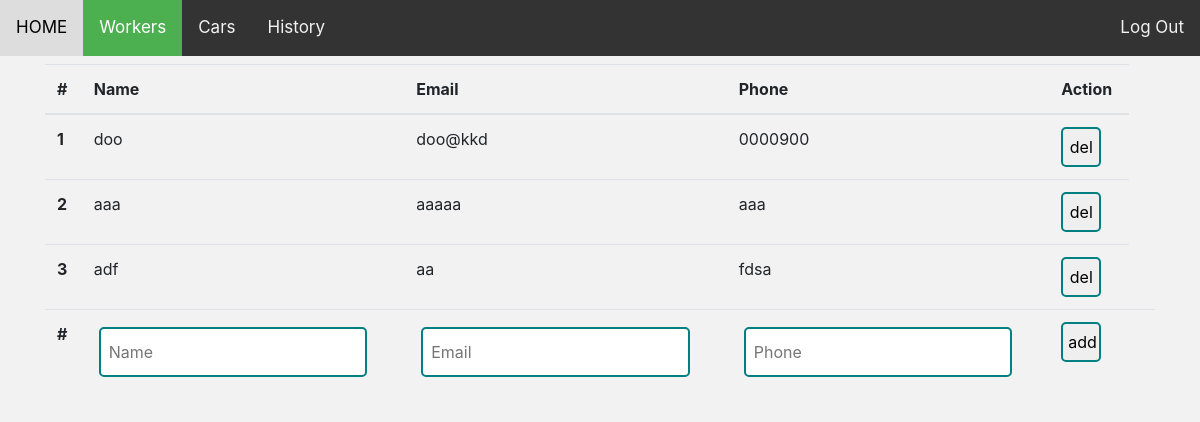
Page /workers on the earlier database version.
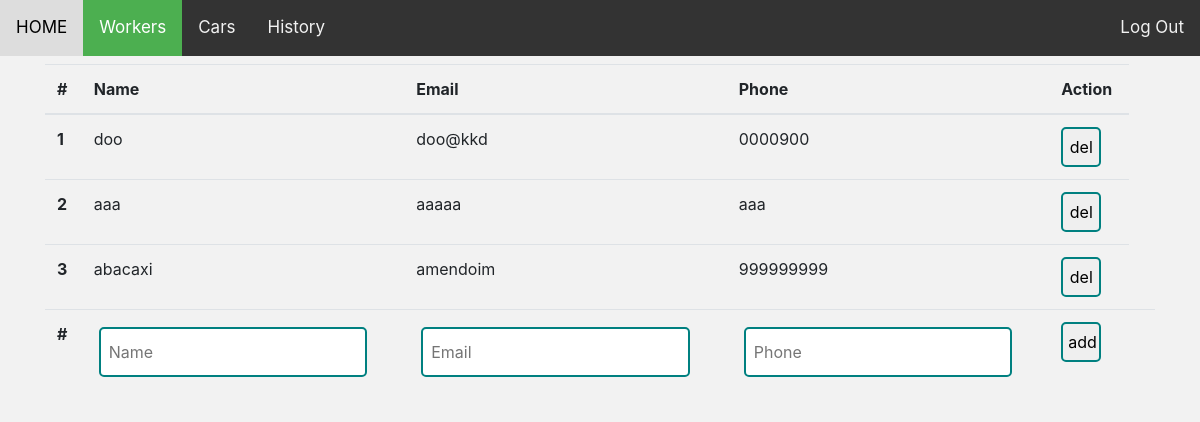
Same page on the later database version.
### tables this page shows
CREATE TABLE workers (
id integer PRIMARY KEY,
name text NOT NULL,
email text NOT NULL UNIQUE,
phone text NOT NULL UNIQUE
);

### app.py (the view, shortened to what this page needs)
@app.route('/workers', methods=["GET", "POST"])
def workers():
    cur = db.cursor()
    cur.execute("SELECT * from workers")
    workers = cur.fetchall()
    formname = "nada"
    return render_template('workers.html', page='workers', workers = workers, formname = formname)

### templates/workers.html (shortened to what this page needs)
{% extends 'layout.html' %}
{% block body %}
<main id="workers">
    <table class="table">
        <thead>
          <tr>
            <th scope="col">#</th>
            <th scope="col">Name</th>
            <th scope="col">Email</th>
            <th scope="col">Phone</th>
            <th scope="col">Action</th>
          </tr>
        </thead>
        <tbody>
          {% for row in workers: %}
            <form name="showworker" action="/workers" method="POST">
              <tr>
                <th scope="row">{{row[0]}}</th>
                <td>{{row[1]}}</td>
                <td>{{row[2]}}</td>
                <td>{{row[3]}}</td>
                <td>
                  <input class="btWorker" type="submit" name="btAction" value="del"></td>
              </tr>
          </form>
          {% endfor %}
          <form name="addworker" action="/workers" method="POST" autocomplete="off">
            <th scope="row">#</th>
            <td><input name="name" placeholder="Name"></td>
            <td><input name="email" placeholder="Email"></td>
            <td><input name="phone" placeholder="Phone"></td>
            <td><input class="btWorker" type="submit" value="add"></td>
          </form>
          <td></td>
        </tbody>
      </table>
</main>
{% endblock %}

Differences in the rows shown:
changed workers id 3: name "adf" → "abacaxi"; email "aa" → "amendoim"; phone "fdsa" → "999999999"
